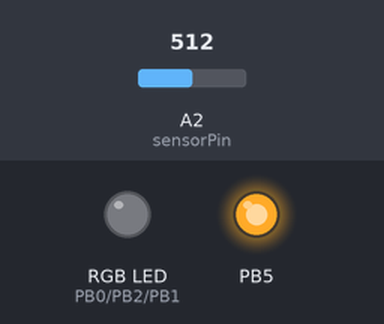
Bench run of a sketch on a simulated ATtiny85, built with avr-gcc and run on an emulated ATtiny85. Parts: an RGB LED mixed from three pins (HIGH = lit), output pins drawn as LEDs (lit = HIGH). Dashed ring = blinking. The test bench sets the inputs (shaded band); at power-on: A2 (sensorPin) = 512.

Above: at 2.8 s.
2.9 s: A2 (sensorPin) set to 302
6.4 s: A2 (sensorPin) set to 278
At 8.4 s:
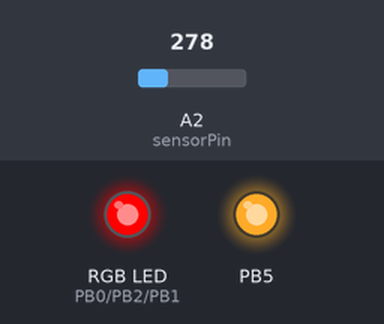
9.1 s: A2 (sensorPin) set to 122
At 12.4 s:
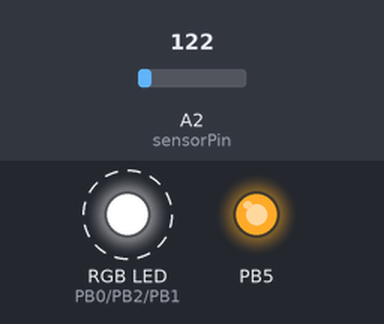
15.1 s: A2 (sensorPin) set to 184
18.6 s: A2 (sensorPin) set to 202
At 18.6 s:
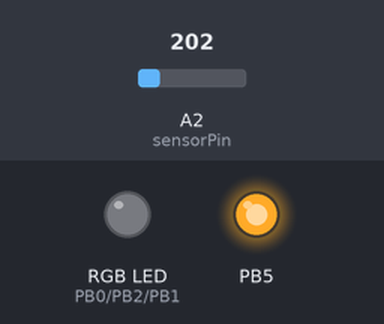
21.3 s: A2 (sensorPin) set to 25
At 22.3 s:
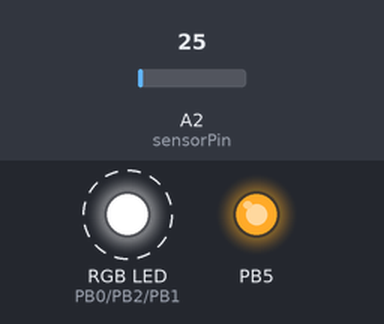
Timing chart, 0 to 28.3 s (numbered marks = the images above; inputs shaded):
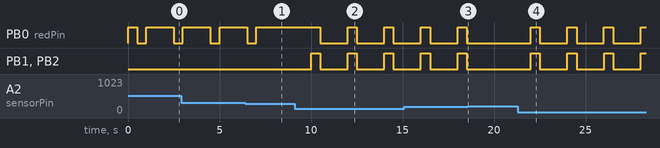

The sketch:

code.ino
```cpp
/* Temperature-based LED control */
const float baselineTem = 20.0;
const int sensorPin = A2, redPin = 0,
bluePin = 1, greenPin = 2;
float temp;

// Color arrays
// Format: color[] = {R, G, B};
bool yellow[] = {1, 1, 0};
bool red[] = {1, 0, 0};
bool green[] = {0, 1, 0};
bool blue[] = {0, 0, 1};
bool white[] = {1, 1, 1};
bool cyan[] = {0, 1, 1};
bool off[] = {0, 0, 0};

void setup() {
  pinMode(redPin, OUTPUT);
  pinMode(bluePin, OUTPUT);
  pinMode(greenPin, OUTPUT);
  pinMode(5, OUTPUT);
  digitalWrite(5, HIGH);
}

void loop() {
  readSensor();
  colorConditions();
  delay(1000);
}

void colorConditions() {
  /* blink white*/ if (temp <= 9) ledControlBlink(white);
  /* blink red */ if (temp >= 35) ledControlBlink(red);
  /* white */ if (temp >= 10 && temp <= 14.0) ledControl(white);
  /* cyan */ if (temp >= 15.0 && temp <= 20.0) ledControl(cyan);
  /* green */ if (temp >= 21 && temp <= 24) ledControl(green);
  /* yellow */ if (temp >= 25 && temp <= 29) ledControl(yellow);
  /* red */ if (temp >= 30) ledControl(red);
}

// takes a boolean array for each RGB value
// sets each LED pin based on color array: [red, green, blue]
void ledControl(bool color[]) {
  digitalWrite(redPin, color[0]);    // Set red LED
  digitalWrite(greenPin, color[1]);  // Set green LED
  digitalWrite(bluePin, color[2]);   // Set blue LED
}

// blinks the specified color once
// turns LED on for 500ms, then off for 500ms
void ledControlBlink(bool color[]) {
  ledControl(color);  // Turn on the color
  delay(500);         // Wait 500ms
  ledControl(off);    // Turn off all LEDs
  delay(500);         // Wait 500ms
}

// reads data, converts to degree celsius
void readSensor() {
  int sensor = analogRead(sensorPin);
  float volt = sensor * 3.0;
  volt /= 1024.0;
  temp = (volt - 0.5) * 100;
}
```

Measured:
- the behaviour switches between 291 and 290 on A2 (sensorPin) (found by bisection; images 0 and 1)
- the behaviour switches between 201 and 202 on A2 (sensorPin) (found by bisection; images 2 and 3)
- after the input at 6.4 s, PB0 (redPin): goes on until 7.0 s, then stays HIGH
- after the input at 9.1 s, PB0 (redPin): alternates HIGH for 0.50 s and LOW for 1.5 s, starting after 1.4 s; PB1 (bluePin), PB2 (greenPin): alternates HIGH for 0.50 s and LOW for 1.5 s, starting after 0.90 s
- after the input at 18.6 s, PB0 (redPin), PB1 (bluePin), PB2 (greenPin): stays LOW (without the input it goes to HIGH after 1.4 s)
- after the input at 21.3 s, PB0 (redPin), PB1 (bluePin), PB2 (greenPin): alternates HIGH for 0.50 s and LOW for 1.5 s, starting after 0.70 s
